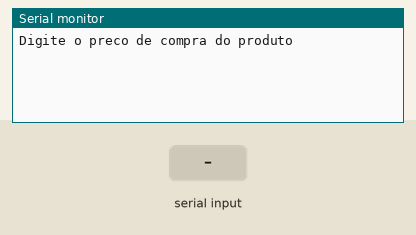
The sketch below on a simulated Arduino Uno, built with avr-gcc and run on an emulated ATmega328P. Parts: the last lines printed to the serial monitor. The inputs (shaded band) are chosen by the test bench.

Above: at 1.2 s.
1.3 s: "90,45\n" received over Serial
At 2.2 s:
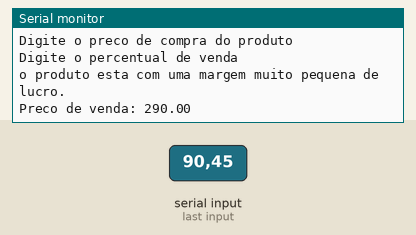
2.8 s: "5\n" received over Serial
At 4.6 s:
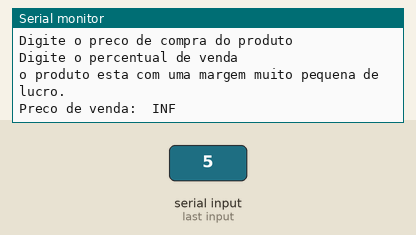

Measured:
- after the input at 1.3 s, the serial monitor: prints a new line at once (image 1)
- after the input at 2.8 s, the serial monitor: prints a new line after 1.1 s (image 2)

The sketch:

exerc_cio_if_simples_e_composto_031.ino
```cpp
// C++ code
//

float precodecompra;
float percentual;
float precodevenda;


void setup()
{
 Serial.begin(9600);
}


void loop()
{
    Serial.println("Digite o preco de compra do produto");
    while (!Serial.available());
    precodecompra = Serial.parseFloat();

      Serial.println("Digite o percentual de venda");
    while (!Serial.available());
    percentual = Serial.parseFloat();

     if (percentual < 50){
    Serial.println("o produto esta com uma margem muito pequena de lucro.");
      }

    precodevenda = precodecompra + (precodecompra * 100/percentual);

    Serial.println("Preco de venda: " + String(precodevenda));
      Serial.println();


  delay(1000);
}
```
